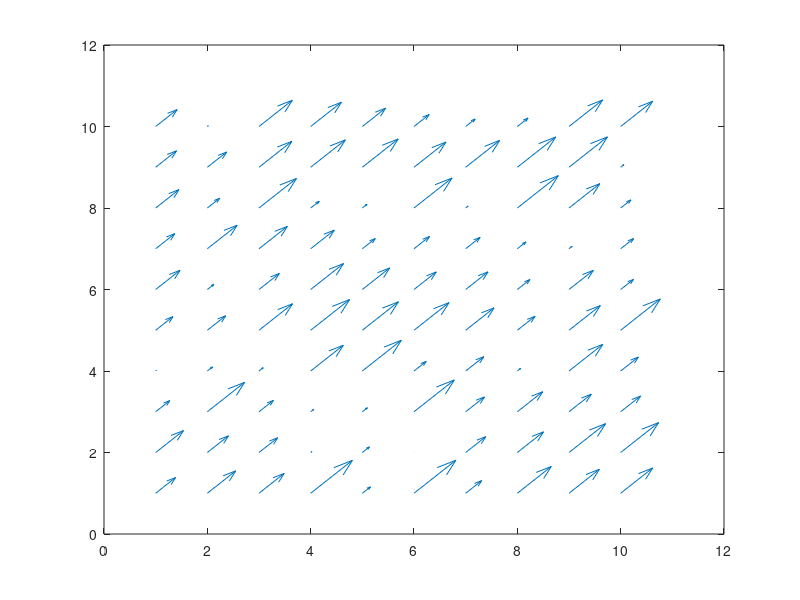

This chart was generated by the following MATLAB code:
% Colocated variable arrangement
% Momentum and pressure are stored at cell centers
% Surface normal velocities must be known on the cell surfaces to calculate the fluxes

clear
clc

% Reminder: This program calculates the cell surface quantities!
% Create a 2D array Uc and Vc of 10x10 elements and initialise them with values of choice
N = 10;
Uc = zeros(N,N); % Uc holds both the x and y components. It is a 2D NxN Matrix!!
Uc(:) = 0 + 10*rand([N,N]); 
quiver(Uc(1:N,1:N),Uc(1:N,1:N))

% Visualise the velocity field
% Calculate the fields Ue (east) and Vn (north) from a linear interpolation

% Calculate phi_N from phi_NW and phi_NE
% Calculate phi_S from phi_SW and phi_SE
% Calculate phi_P from phi_N and phi_S
phi(1:N-1,1:N-1) = (Uc(1:N-1,1:N-1) + Uc(2:N,2:N))/2;